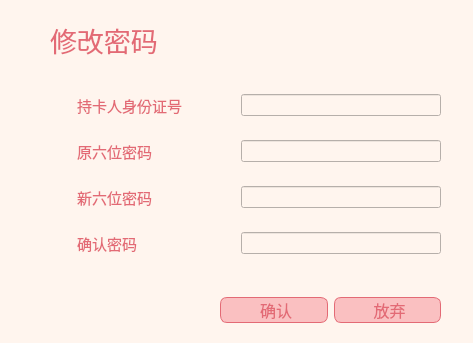
<?xml version="1.0" encoding="UTF-8"?>
<ui version="4.0">
 <class>chg_pw</class>
 <widget class="QDialog" name="chg_pw">
  <property name="geometry">
   <rect>
    <x>0</x>
    <y>0</y>
    <width>473</width>
    <height>343</height>
   </rect>
  </property>
  <property name="windowTitle">
   <string>Dialog</string>
  </property>
  <property name="styleSheet">
   <string notr="true">QLabel{
color:black;
padding: 3px;
}
QWidget{
color:#e36a75;
background-color:#FFF5EE;
}
QPushButton {
background-color:rgb(250, 192, 193);
border-width: 1px;
border-color: #e36a75;
border-style: solid;
border-radius: 7;


}</string>
  </property>
  <widget class="QLabel" name="label">
   <property name="geometry">
    <rect>
     <x>40</x>
     <y>-10</y>
     <width>500</width>
     <height>100</height>
    </rect>
   </property>
   <property name="minimumSize">
    <size>
     <width>500</width>
     <height>100</height>
    </size>
   </property>
   <property name="font">
    <font>
     <family>微软雅黑</family>
     <pointsize>20</pointsize>
    </font>
   </property>
   <property name="text">
    <string>修改密码</string>
   </property>
   <property name="scaledContents">
    <bool>true</bool>
   </property>
  </widget>
  <widget class="QWidget" name="layoutWidget">
   <property name="geometry">
    <rect>
     <x>70</x>
     <y>80</y>
     <width>371</width>
     <height>191</height>
    </rect>
   </property>
   <layout class="QVBoxLayout" name="verticalLayout">
    <item>
     <layout class="QHBoxLayout" name="horizontalLayout">
      <item>
       <widget class="QLabel" name="label_2">
        <property name="font">
         <font>
          <family>微软雅黑</family>
          <pointsize>11</pointsize>
         </font>
        </property>
        <property name="text">
         <string>持卡人身份证号</string>
        </property>
       </widget>
      </item>
      <item>
       <spacer name="horizontalSpacer_4">
        <property name="orientation">
         <enum>Qt::Horizontal</enum>
        </property>
        <property name="sizeHint" stdset="0">
         <size>
          <width>40</width>
          <height>20</height>
         </size>
        </property>
       </spacer>
      </item>
      <item>
       <widget class="QLineEdit" name="id">
        <property name="minimumSize">
         <size>
          <width>200</width>
          <height>0</height>
         </size>
        </property>
       </widget>
      </item>
     </layout>
    </item>
    <item>
     <layout class="QHBoxLayout" name="horizontalLayout_2">
      <item>
       <widget class="QLabel" name="label_3">
        <property name="font">
         <font>
          <family>微软雅黑</family>
          <pointsize>11</pointsize>
         </font>
        </property>
        <property name="text">
         <string>原六位密码</string>
        </property>
       </widget>
      </item>
      <item>
       <spacer name="horizontalSpacer">
        <property name="orientation">
         <enum>Qt::Horizontal</enum>
        </property>
        <property name="sizeHint" stdset="0">
         <size>
          <width>40</width>
          <height>20</height>
         </size>
        </property>
       </spacer>
      </item>
      <item>
       <widget class="QLineEdit" name="pw_before">
        <property name="minimumSize">
         <size>
          <width>200</width>
          <height>0</height>
         </size>
        </property>
        <property name="echoMode">
         <enum>QLineEdit::Password</enum>
        </property>
       </widget>
      </item>
     </layout>
    </item>
    <item>
     <layout class="QHBoxLayout" name="horizontalLayout_3">
      <item>
       <widget class="QLabel" name="label_4">
        <property name="font">
         <font>
          <family>微软雅黑</family>
          <pointsize>11</pointsize>
         </font>
        </property>
        <property name="text">
         <string>新六位密码</string>
        </property>
       </widget>
      </item>
      <item>
       <spacer name="horizontalSpacer_2">
        <property name="orientation">
         <enum>Qt::Horizontal</enum>
        </property>
        <property name="sizeHint" stdset="0">
         <size>
          <width>40</width>
          <height>20</height>
         </size>
        </property>
       </spacer>
      </item>
      <item>
       <widget class="QLineEdit" name="pw_new">
        <property name="minimumSize">
         <size>
          <width>200</width>
          <height>0</height>
         </size>
        </property>
        <property name="echoMode">
         <enum>QLineEdit::Password</enum>
        </property>
       </widget>
      </item>
     </layout>
    </item>
    <item>
     <layout class="QHBoxLayout" name="horizontalLayout_4">
      <item>
       <widget class="QLabel" name="label_5">
        <property name="font">
         <font>
          <family>微软雅黑</family>
          <pointsize>11</pointsize>
         </font>
        </property>
        <property name="text">
         <string>确认密码</string>
        </property>
       </widget>
      </item>
      <item>
       <spacer name="horizontalSpacer_3">
        <property name="orientation">
         <enum>Qt::Horizontal</enum>
        </property>
        <property name="sizeHint" stdset="0">
         <size>
          <width>40</width>
          <height>20</height>
         </size>
        </property>
       </spacer>
      </item>
      <item>
       <widget class="QLineEdit" name="pw_new2">
        <property name="minimumSize">
         <size>
          <width>200</width>
          <height>0</height>
         </size>
        </property>
        <property name="echoMode">
         <enum>QLineEdit::Password</enum>
        </property>
       </widget>
      </item>
     </layout>
    </item>
   </layout>
  </widget>
  <widget class="QWidget" name="layoutWidget">
   <property name="geometry">
    <rect>
     <x>220</x>
     <y>290</y>
     <width>221</width>
     <height>41</height>
    </rect>
   </property>
   <layout class="QHBoxLayout" name="horizontalLayout_5">
    <item>
     <widget class="QPushButton" name="confirm">
      <property name="font">
       <font>
        <family>微软雅黑</family>
        <pointsize>12</pointsize>
       </font>
      </property>
      <property name="text">
       <string> 确认</string>
      </property>
      <property name="icon">
       <iconset>
        <normaloff>icons/ok.png</normaloff>icons/ok.png</iconset>
      </property>
     </widget>
    </item>
    <item>
     <widget class="QPushButton" name="quit">
      <property name="font">
       <font>
        <family>微软雅黑</family>
        <pointsize>12</pointsize>
       </font>
      </property>
      <property name="text">
       <string> 放弃</string>
      </property>
      <property name="icon">
       <iconset resource="icons.qrc">
        <normaloff>:/icon/icons/back.png</normaloff>:/icon/icons/back.png</iconset>
      </property>
     </widget>
    </item>
   </layout>
  </widget>
 </widget>
 <resources>
  <include location="icons.qrc"/>
 </resources>
 <connections/>
</ui>
